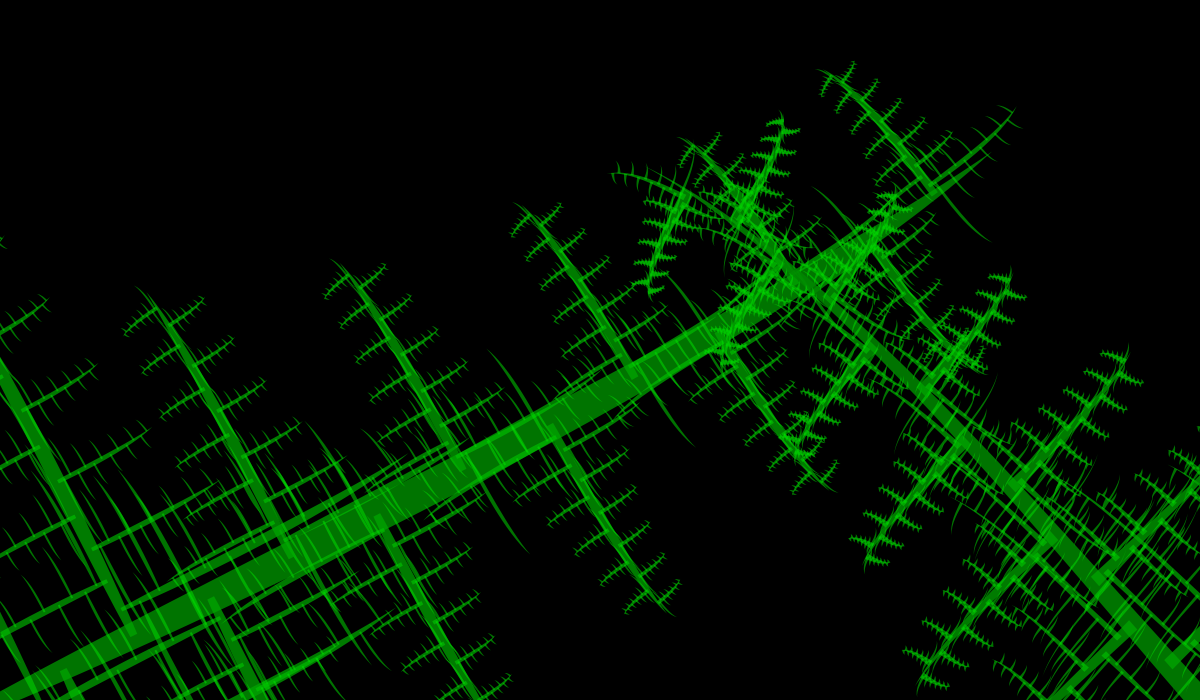
Frame 1 (no input)
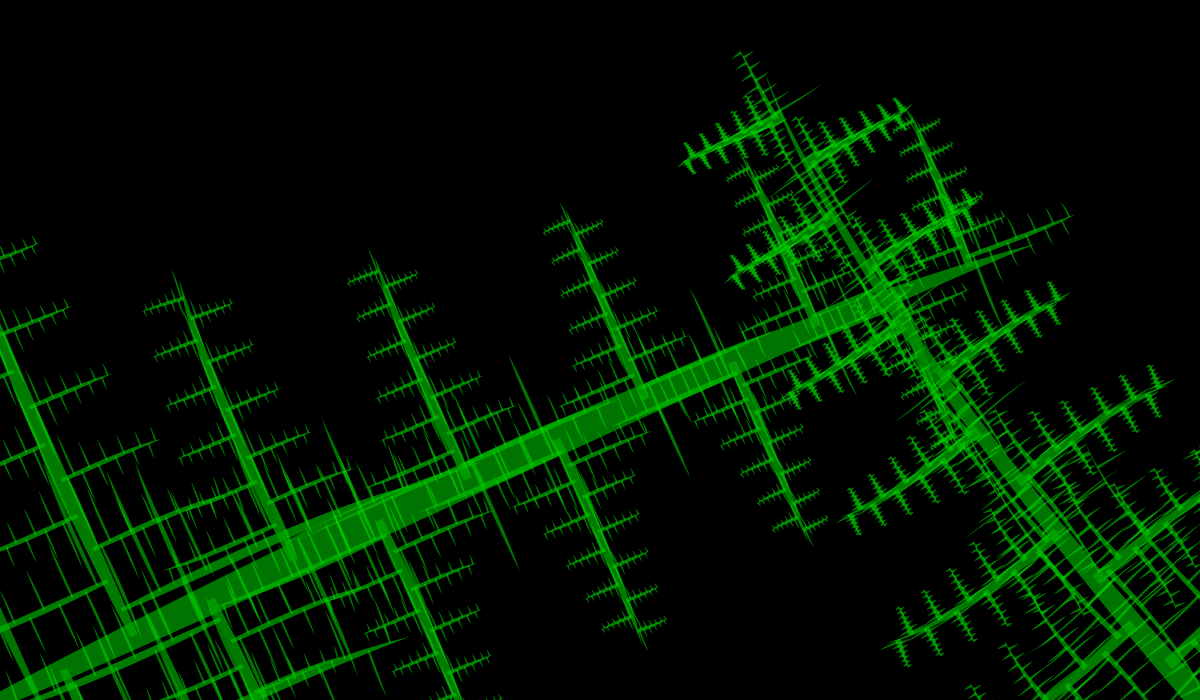
Frame 60 (the mouse pressed at the canvas centre just before this capture)
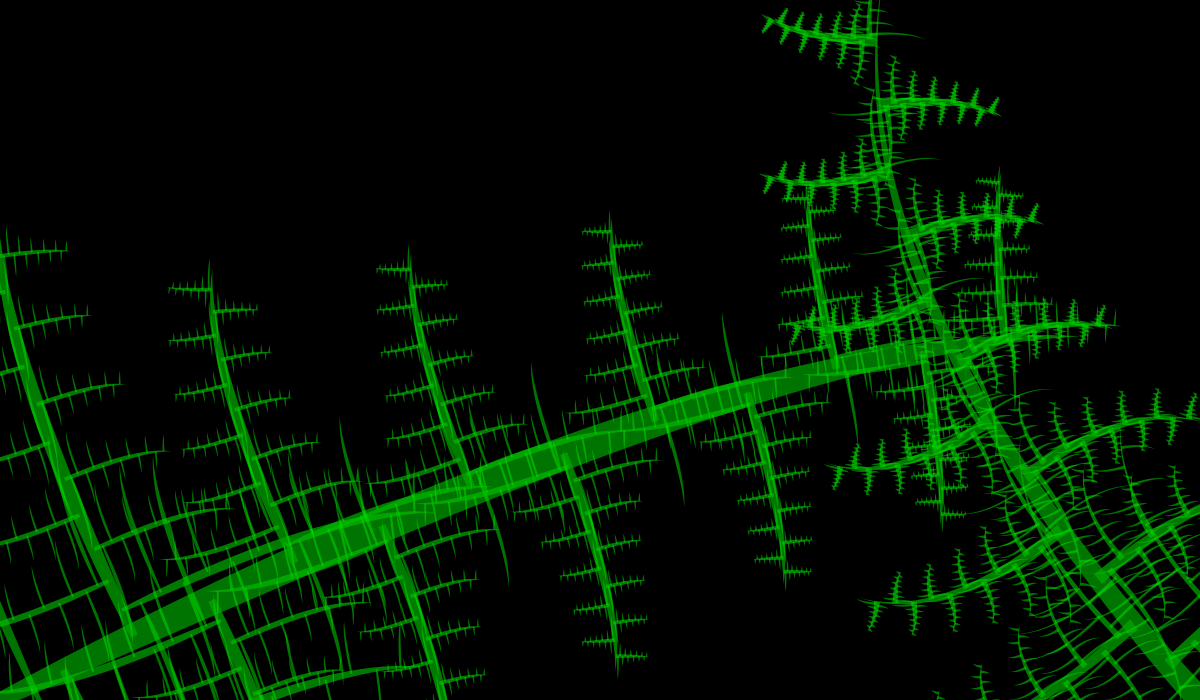
Frame 120 (the mouse held since frame 60 and released just before this capture)

The Processing sketch that drew these frames (run headless with seeded random() and noise(); from frame 60 on, the mouse is pressed at the canvas centre):

// Processing sketch: ferns_with_atan2
// ── ferns_with_atan2.pde
float n;

void setup() {
  size(1200, 700);
  smooth();
}


void draw() {

  //fill(0, 25);
  //rect(0, 0, width, height);
  background(0);

  n=-.5+noise(frameCount*.005);

  drawFern(0, height, .85*width, .3*height, 15, 
  .015, -.015, .75, 4, .75*( -.5 + noise(frameCount*.025) ) );

  drawFern(width, height, .6*width, .15*height, 25, 
  .015, .015, 1.25, 4, 1.0*( -.5 + noise(frameCount*.025) ) );


  println("frameRate = " + frameRate);
} 



/*use this to recursively draw ferns, or plantlike shapes with curvey
 stems that can move*/

void drawFern(float x, float y, float x1, float y1, float w, 
float curvature1, float curvature2, float sway, int joints, float n)
{
  float len=dist(x, y, x1, y1);
  drawFernT(x, y, x1, y1, len, w, 
  curvature1, curvature2, sway, joints, n);
}
void drawFernT(float x, float y, float x1, float y1, float len, float w, 
float curvature1, float curvature2, float sway, int joints, float n)
{


  float xx1=.75*x+.25*x1;
  float xx2=.25*x+.75*x1;
  float yy1=.75*y+.25*y1;
  float yy2=.25*y+.75*y1;
  float co=(y1-y)/dist(x, y, x1, y1), si=-(x1-x)/dist(x, y, x1, y1);

  float x11=x1+n*sway*len*co;
  float y11=y1+n*sway*len*si;
  if (curvature2>curvature1) {
    float ct=curvature2;
    curvature2=curvature1;
    curvature1=ct;
  }
  float c1=curvature1*len;
  float c2=curvature2*len;


  noStroke();
  fill(0, 255-30*joints, 0, 100+30*joints);
  beginShape();

  vertex(x+co*w/2, y+si*w/2);
  bezierVertex(
  xx1+co*(c1+w/3), yy1+si*(c1+w/3), 
  xx2+co*(c1+w/4), yy2+si*(c1+w/4), 
  x11, y11);
  bezierVertex(
  xx2+co*(c2-w/4), yy2+si*(c2-w/4), 
  xx1+co*(c2-w/3), yy1+si*(c2-w/3), 
  x-co*w/2, y-si*w/2);
  endShape(CLOSE);



  if (joints > 1) {
    joints--;

    float num=12;
    float lenFrac=.5;
    for (int i=0; i<(int)num; i++) {

      float xt=bezierPoint(x, xx1+co*(c1+c2)/2, xx2+co*(c1+c2)/2, x11, 
      (i+1)/ (num+1));
      float yt=bezierPoint(y, yy1+si*(c1+c2)/2, yy2+si*(c1+c2)/2, y11, 
      (i+1)/ (num+1));
      float a=atan2( bezierPoint(y, yy1+si*(c1+c2)/2, yy2+si*(c1+c2)/2, y11, 
      .005+(i+1)/ (num+1)) - yt, 
      bezierPoint(x, xx1+co*(c1+c2)/2, xx2+co*(c1+c2)/2, x11, 
      .005+(i+1)/ (num+1)) - xt );

      float lent=len*lenFrac/sqrt( (float)i + .5);
      a+=PI/2;


      drawFern(xt, yt, xt+lent*cos(a)*oneOrMinusOne(i), 
      yt+lent*sin(a)*oneOrMinusOne(i), .5*w, 
      curvature1, curvature2, sway, joints, n+.5*(-.5+noise(.1*joints, .05*i)) );

      /*
      drawFern(xt, yt, xt-lent*cos(a)*oneOrMinusOne(i),
       yt-lent*sin(a)*oneOrMinusOne(i), .5*w, 
       curvature1, curvature2, sway, joints, n+.5*(-.5+noise(.1*joints, .05*i)) );
       */
    }
  }
}


float oneOrMinusOne(int i) {
  if (i%2==0) return 1;
  else return -1;
}
